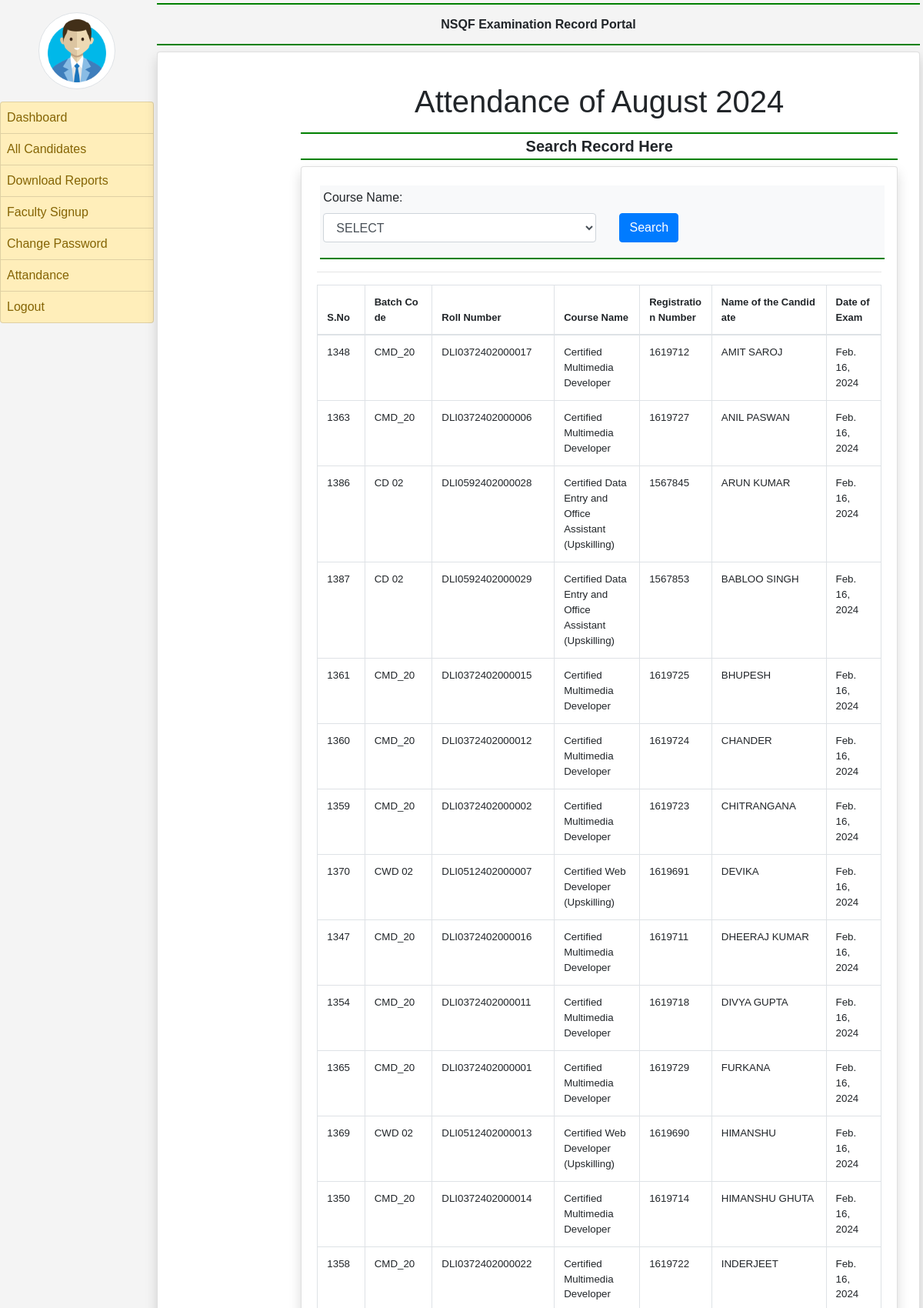
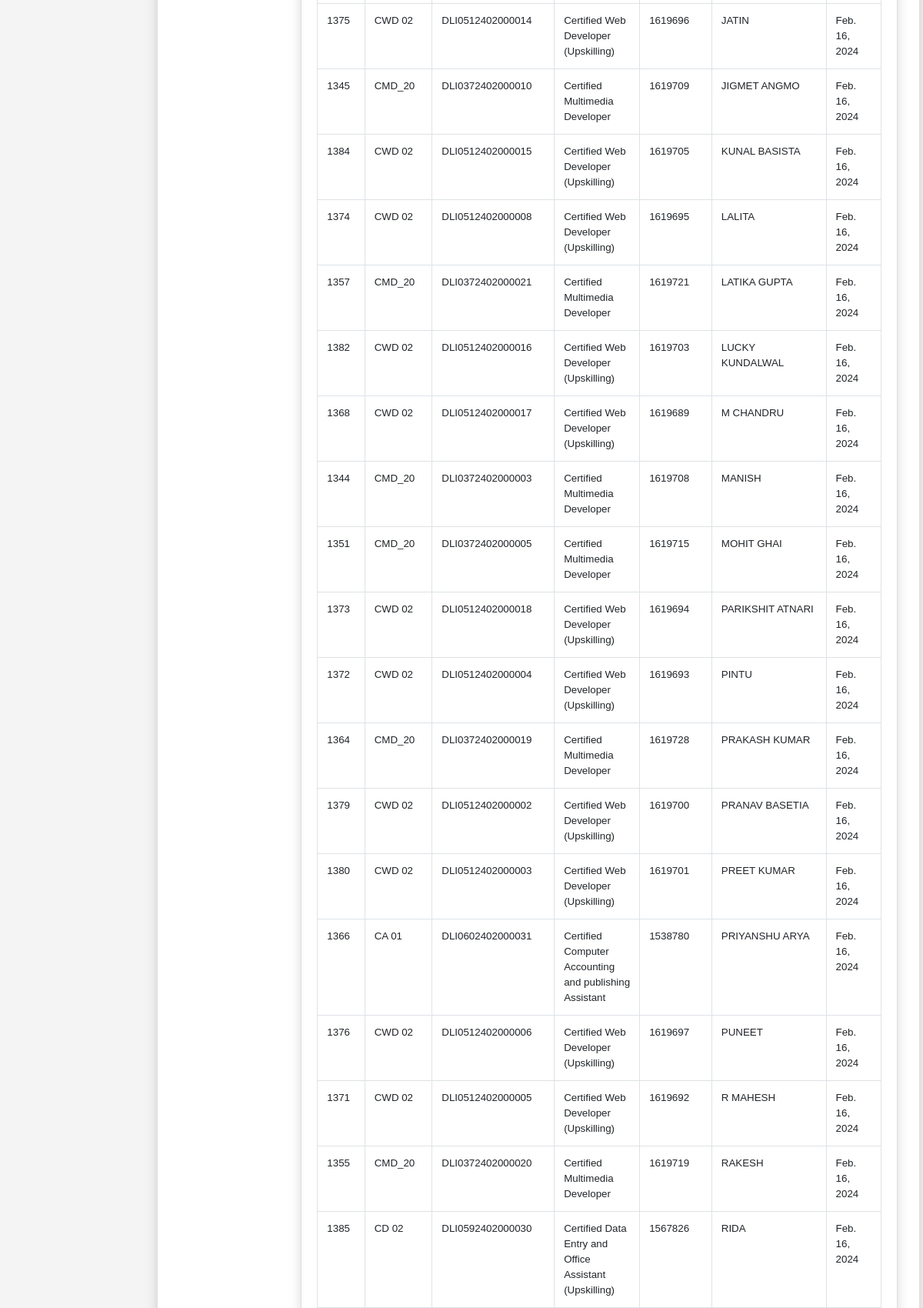
The page /attandance/ (signed in, upper part) on the database its author committed (2 pictures, top to bottom).
### employee/models.py (models this page shows, shortened)
class TP(models.Model):
    Cat=models.CharField(max_length=100,default="X")
    Batch_Code = models.CharField(max_length=100,default='NA')
    Roll_No = models.CharField(max_length=100,default='NA')
    Course_Name = models.CharField(max_length=100,default='certified computer application accounting and publishing',null=True)
    Registration_number = models.IntegerField(null=True)
    Name_of_the_Candidate = models.CharField(max_length=100,default='NA')
    Mother_Name = models.CharField(max_length=100,default='NA')
    Father_Name = models.CharField(max_length=100,default='NA')
    DOB = models.DateField(null=True)
    Name_of_the_training_Partner = models.CharField(max_length=200,default='NA')
    Code_of_the_training_Partner = models.CharField(max_length=200,default='NA')
    Practical1 = models.CharField(max_length=100,default='NA')
    Practical2 = models.CharField(max_length=100,default='NA')
    IS1 = models.CharField(max_length= 100, null= True )
    IS2 = models.CharField(max_length= 100, null = True)
    Internal_Assessment = models.IntegerField(null=True)
    Project = models.CharField(max_length=100,default='NA')
    Major_Project = models.CharField(max_length=100, default='NA')
    Major_Project2 = models.CharField(max_length=100, default='NA')
    Typing_Speed=models.CharField(max_length=100, default='NA')
    Theory1=models.CharField(max_length=100, default='NA')
    Theory2=models.CharField(max_length=100, default='NA')
    Center_code = models.CharField(max_length=100,  default='NA')
    Total = models.DecimalField(max_digits=10, decimal_places=2, default=Decimal('0.00'))
    Email_office = models.EmailField(null=True)
    Date_of_Exam = models.DateField(null=True)

### faculty/views.py (the view)
# urls.py: path('attandance/', attandancedetail, name= 'attandancedetail' ),
def attandancedetail(request):
    course = request.GET.get('course_name')
    current_month = request.user.user_date.month
    current_year = request.user.user_date.year
    start_date = datetime(current_year, current_month, 1)
    end_date = datetime(current_year, current_month + 1, 1) if current_month < 12 else datetime(current_year + 1, 1, 1)
    student_display = TP.objects.filter(Date_of_Exam__gte=start_date, Date_of_Exam__lt=end_date).order_by('Name_of_the_Candidate')
    students = TP.objects.filter(Date_of_Exam__gte=start_date, Date_of_Exam__lt=end_date).order_by('Name_of_the_Candidate')
    print(course)
    if course:
        student_display = students.filter(Course_Name__icontains=course)
    course_names = students.values_list('Course_Name', flat=True).order_by('Course_Name').distinct()
    print(f"Number of students after course filter: {students.count()}")
    context = {
        'course': course,
        'course_names': course_names,
        'students': student_display,
        'current_month': current_month,
        'current_year': current_year,
    }
    return render(request, 'attandance.html', context)

### faculty/templates/attandance.html (shortened to what this page needs)
{% extends 'admin_base.html' %}
  {% block extra_css %}
   <link rel="stylesheet" href="https://maxcdn.bootstrapcdn.com/bootstrap/4.4.1/css/bootstrap.min.css">
    <link rel="stylesheet" href="https://use.fontawesome.com/releases/v5.7.0/css/all.css">
    {% endblock %}
     {% block main %}
   {% load static %}
    <div class="container-fluid">
        <div class="row">
            <div class="col-sm-2 p-0">
            </div>
            <div class="col-sm-10 p-0">
                <h1 id="attendance-heading">Attendance of {{current_month}} {{current_year}}</h1>
                <div class="container-fluid p-2">
                    <h5 class="text-center font-weight-bold p-1" style="border-bottom: 2px solid green; border-top: 2px solid green;">Search Record Here</h5>
                    <div class="card shadow">
                        <div class="card-body">
                            <div class="container-fluid bg-light m-1 p-1" style="border-bottom: 2px solid green;">
                                <form action="{% url 'attandancedetail' %}" method="get" class="row">
                                    <div class="col-8 form-group">
                                        <label for="course_name">Course Name:</label>
                                        <select name="course_name" id="course_name" class="form-control">
                                            <option value="">SELECT</option>
                                        </select>
                                    </div>
                                    <div class="col-4 form-group text-center">
                                        <label>&nbsp;</label>
                                        <input type="submit" value="Search" class="btn btn-primary d-block">
                                    </div>
                                </form>
                            </div>
                            <hr>
                            <div id="attendanceTable">
                                <table id="example" class="table table-bordered">
                                    <thead>
                                        <tr style="font-weight: bolder; font-size: small; word-break: break-all;">
                                            <th style="width:2%;">S.No</th>
                                            <th style="width:3%;">Batch Code</th>
                                            <th style="width:5%;">Roll Number</th>
                                            <th style="width:6%;">Course Name</th>
                                            <th style="width:5%;">Registration Number</th>
                                            <th style="width:8%;">Name of the Candidate</th>
                                            <th style="width:5%;">Date of Exam</th>
                                        </tr>
                                    </thead>
                                    <tbody>
                                        {% for item in students %}
                                        <tr style="font-size: smaller;">
                                            <td>{{ item.id }}</td>
                                            <td>{{ item.Batch_Code }}</td>
                                            <td>{{ item.Roll_No }}</td>
                                            <td>{{ item.Course_Name }}</td>
                                            <td>{{ item.Registration_number }}</td>
                                            <td>{{ item.Name_of_the_Candidate }}</td>
                                            <td>{{ item.Date_of_Exam }}</td>
                                        </tr>
                                        {% endfor %}
                                    </tbody>
                                </table>
                            </div>
                        </div>
                    </div>
                </div>
            </div>
        </div>
    </div>
    {% endblock %}

### faculty/templates/attandance.html (style rules this page uses)
body { font-family: Arial, sans-serif; background-color: #f4f4f4; margin: 0; padding: 0; }
h1 { text-align: center; margin-top: 20px; }
.container-fluid.bg-light.m-1.p-1 { display: flex; }

### rows shown on the page
TP: id "1348", Batch_Code "CMD_20", Roll_No "DLI0372402000017", Course_Name "Certified Multimedia Developer", Registration_number "1619712", Name_of_the_Candidate "AMIT SAROJ", Date_of_Exam "Feb. 16, 2024"
TP: id "1363", Batch_Code "CMD_20", Roll_No "DLI0372402000006", Course_Name "Certified Multimedia Developer", Registration_number "1619727", Name_of_the_Candidate "ANIL PASWAN", Date_of_Exam "Feb. 16, 2024"
TP: id "1386", Batch_Code "CD 02", Roll_No "DLI0592402000028", Course_Name "Certified Data Entry and Office Assistant (Upskilling)", Registration_number "1567845", Name_of_the_Candidate "ARUN KUMAR", Date_of_Exam "Feb. 16, 2024"
TP: id "1387", Batch_Code "CD 02", Roll_No "DLI0592402000029", Course_Name "Certified Data Entry and Office Assistant (Upskilling)", Registration_number "1567853", Name_of_the_Candidate "BABLOO SINGH", Date_of_Exam "Feb. 16, 2024"
TP: id "1361", Batch_Code "CMD_20", Roll_No "DLI0372402000015", Course_Name "Certified Multimedia Developer", Registration_number "1619725", Name_of_the_Candidate "BHUPESH", Date_of_Exam "Feb. 16, 2024"
TP: id "1360", Batch_Code "CMD_20", Roll_No "DLI0372402000012", Course_Name "Certified Multimedia Developer", Registration_number "1619724", Name_of_the_Candidate "CHANDER", Date_of_Exam "Feb. 16, 2024"
TP: id "1359", Batch_Code "CMD_20", Roll_No "DLI0372402000002", Course_Name "Certified Multimedia Developer", Registration_number "1619723", Name_of_the_Candidate "CHITRANGANA", Date_of_Exam "Feb. 16, 2024"
TP: id "1370", Batch_Code "CWD 02", Roll_No "DLI0512402000007", Course_Name "Certified Web Developer (Upskilling)", Registration_number "1619691", Name_of_the_Candidate "DEVIKA", Date_of_Exam "Feb. 16, 2024"
TP: id "1347", Batch_Code "CMD_20", Roll_No "DLI0372402000016", Course_Name "Certified Multimedia Developer", Registration_number "1619711", Name_of_the_Candidate "DHEERAJ KUMAR", Date_of_Exam "Feb. 16, 2024"
TP: id "1354", Batch_Code "CMD_20", Roll_No "DLI0372402000011", Course_Name "Certified Multimedia Developer", Registration_number "1619718", Name_of_the_Candidate "DIVYA GUPTA", Date_of_Exam "Feb. 16, 2024"
TP: id "1365", Batch_Code "CMD_20", Roll_No "DLI0372402000001", Course_Name "Certified Multimedia Developer", Registration_number "1619729", Name_of_the_Candidate "FURKANA", Date_of_Exam "Feb. 16, 2024"
TP: id "1369", Batch_Code "CWD 02", Roll_No "DLI0512402000013", Course_Name "Certified Web Developer (Upskilling)", Registration_number "1619690", Name_of_the_Candidate "HIMANSHU", Date_of_Exam "Feb. 16, 2024"
TP: id "1350", Batch_Code "CMD_20", Roll_No "DLI0372402000014", Course_Name "Certified Multimedia Developer", Registration_number "1619714", Name_of_the_Candidate "HIMANSHU GHUTA", Date_of_Exam "Feb. 16, 2024"
TP: id "1358", Batch_Code "CMD_20", Roll_No "DLI0372402000022", Course_Name "Certified Multimedia Developer", Registration_number "1619722", Name_of_the_Candidate "INDERJEET", Date_of_Exam "Feb. 16, 2024"
TP: id "1375", Batch_Code "CWD 02", Roll_No "DLI0512402000014", Course_Name "Certified Web Developer (Upskilling)", Registration_number "1619696", Name_of_the_Candidate "JATIN", Date_of_Exam "Feb. 16, 2024"
TP: id "1345", Batch_Code "CMD_20", Roll_No "DLI0372402000010", Course_Name "Certified Multimedia Developer", Registration_number "1619709", Name_of_the_Candidate "JIGMET ANGMO", Date_of_Exam "Feb. 16, 2024"
TP: id "1384", Batch_Code "CWD 02", Roll_No "DLI0512402000015", Course_Name "Certified Web Developer (Upskilling)", Registration_number "1619705", Name_of_the_Candidate "KUNAL BASISTA", Date_of_Exam "Feb. 16, 2024"
TP: id "1374", Batch_Code "CWD 02", Roll_No "DLI0512402000008", Course_Name "Certified Web Developer (Upskilling)", Registration_number "1619695", Name_of_the_Candidate "LALITA", Date_of_Exam "Feb. 16, 2024"
TP: id "1357", Batch_Code "CMD_20", Roll_No "DLI0372402000021", Course_Name "Certified Multimedia Developer", Registration_number "1619721", Name_of_the_Candidate "LATIKA GUPTA", Date_of_Exam "Feb. 16, 2024"
TP: id "1382", Batch_Code "CWD 02", Roll_No "DLI0512402000016", Course_Name "Certified Web Developer (Upskilling)", Registration_number "1619703", Name_of_the_Candidate "LUCKY KUNDALWAL", Date_of_Exam "Feb. 16, 2024"
TP: id "1368", Batch_Code "CWD 02", Roll_No "DLI0512402000017", Course_Name "Certified Web Developer (Upskilling)", Registration_number "1619689", Name_of_the_Candidate "M CHANDRU", Date_of_Exam "Feb. 16, 2024"
TP: id "1344", Batch_Code "CMD_20", Roll_No "DLI0372402000003", Course_Name "Certified Multimedia Developer", Registration_number "1619708", Name_of_the_Candidate "MANISH", Date_of_Exam "Feb. 16, 2024"
TP: id "1351", Batch_Code "CMD_20", Roll_No "DLI0372402000005", Course_Name "Certified Multimedia Developer", Registration_number "1619715", Name_of_the_Candidate "MOHIT GHAI", Date_of_Exam "Feb. 16, 2024"
TP: id "1373", Batch_Code "CWD 02", Roll_No "DLI0512402000018", Course_Name "Certified Web Developer (Upskilling)", Registration_number "1619694", Name_of_the_Candidate "PARIKSHIT ATNARI", Date_of_Exam "Feb. 16, 2024"
TP: id "1372", Batch_Code "CWD 02", Roll_No "DLI0512402000004", Course_Name "Certified Web Developer (Upskilling)", Registration_number "1619693", Name_of_the_Candidate "PINTU", Date_of_Exam "Feb. 16, 2024"
TP: id "1364", Batch_Code "CMD_20", Roll_No "DLI0372402000019", Course_Name "Certified Multimedia Developer", Registration_number "1619728", Name_of_the_Candidate "PRAKASH KUMAR", Date_of_Exam "Feb. 16, 2024"
TP: id "1379", Batch_Code "CWD 02", Roll_No "DLI0512402000002", Course_Name "Certified Web Developer (Upskilling)", Registration_number "1619700", Name_of_the_Candidate "PRANAV BASETIA", Date_of_Exam "Feb. 16, 2024"
TP: id "1380", Batch_Code "CWD 02", Roll_No "DLI0512402000003", Course_Name "Certified Web Developer (Upskilling)", Registration_number "1619701", Name_of_the_Candidate "PREET KUMAR", Date_of_Exam "Feb. 16, 2024"
TP: id "1366", Batch_Code "CA 01", Roll_No "DLI0602402000031", Course_Name "Certified Computer Accounting and publishing Assistant", Registration_number "1538780", Name_of_the_Candidate "PRIYANSHU ARYA", Date_of_Exam "Feb. 16, 2024"
TP: id "1376", Batch_Code "CWD 02", Roll_No "DLI0512402000006", Course_Name "Certified Web Developer (Upskilling)", Registration_number "1619697", Name_of_the_Candidate "PUNEET", Date_of_Exam "Feb. 16, 2024"
TP: id "1371", Batch_Code "CWD 02", Roll_No "DLI0512402000005", Course_Name "Certified Web Developer (Upskilling)", Registration_number "1619692", Name_of_the_Candidate "R MAHESH", Date_of_Exam "Feb. 16, 2024"
TP: id "1355", Batch_Code "CMD_20", Roll_No "DLI0372402000020", Course_Name "Certified Multimedia Developer", Registration_number "1619719", Name_of_the_Candidate "RAKESH", Date_of_Exam "Feb. 16, 2024"
TP: id "1385", Batch_Code "CD 02", Roll_No "DLI0592402000030", Course_Name "Certified Data Entry and Office Assistant (Upskilling)", Registration_number "1567826", Name_of_the_Candidate "RIDA", Date_of_Exam "Feb. 16, 2024"
